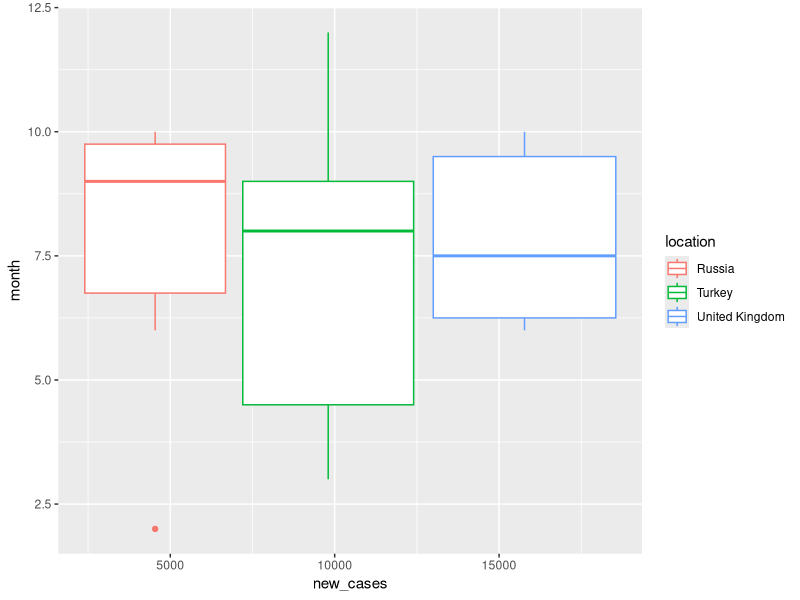

The R script that drew this image:
#Import txt file
setwd(dirname(rstudioapi::getSourceEditorContext()$path))
data_1 <- read.csv("covid-data-2020.txt", sep = "\t")

#Taking 1000 random data in file
set.seed(10091998)
samples_1 <- data_1[sample(nrow(data_1), 1000), ]

library(tidyverse)

#Calculating q1, q2 and q3
samples_1 %>% group_by(location, month) %>% summarize(min = min(new_cases, na.rm = TRUE), Q1 = quantile(new_cases, 0.25, na.rm = TRUE), Q2 = quantile(new_cases, 0.5, na.rm = TRUE), Q3 = quantile(new_cases, 0.75, na.rm = TRUE), max = max(new_cases, na.rm = TRUE))

#Finding the highest daily cases and deaths separately for each country. 
samples_1 %>% group_by(location) %>% summarize(max_case = max(new_cases, na.rm = TRUE), max_death = max(new_deaths, na.rm = TRUE))

#Identifing the month in which the mean daily cases is the highest for each country.
samples_1 %>% group_by(location, month) %>% summarize("Mean of dailycases" = mean(new_cases, na.rm = TRUE))

#Selecting 3 country and plot the distribution of daily cases by month. 
ggplot(filter(samples_1, location == c("Turkey", "Russia", "United Kingdom")), aes(x = new_cases, y = month, color = location)) + geom_boxplot()
